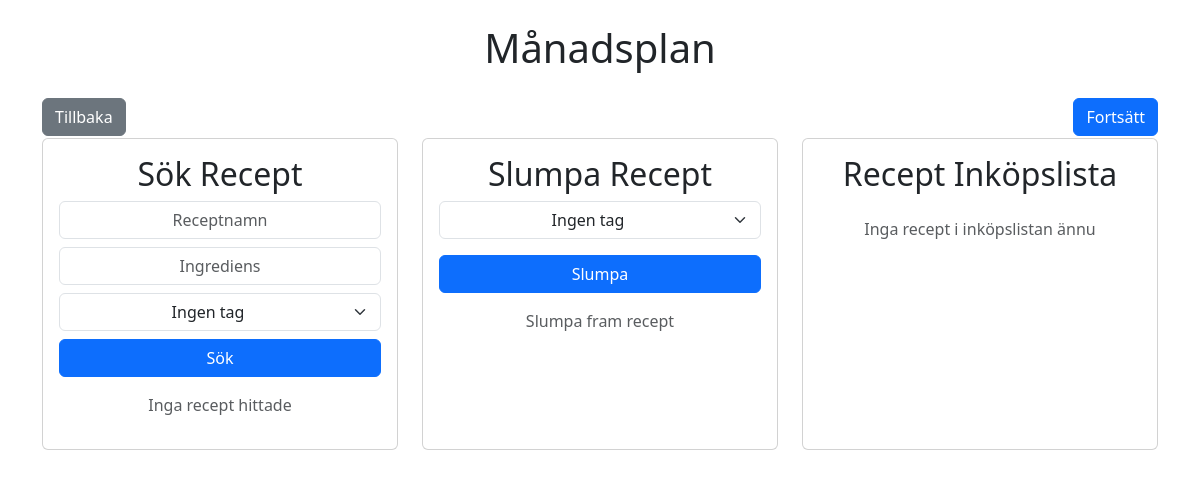
/user/2/planbank/1/planmaker, run on an earlier commit of the app's database.
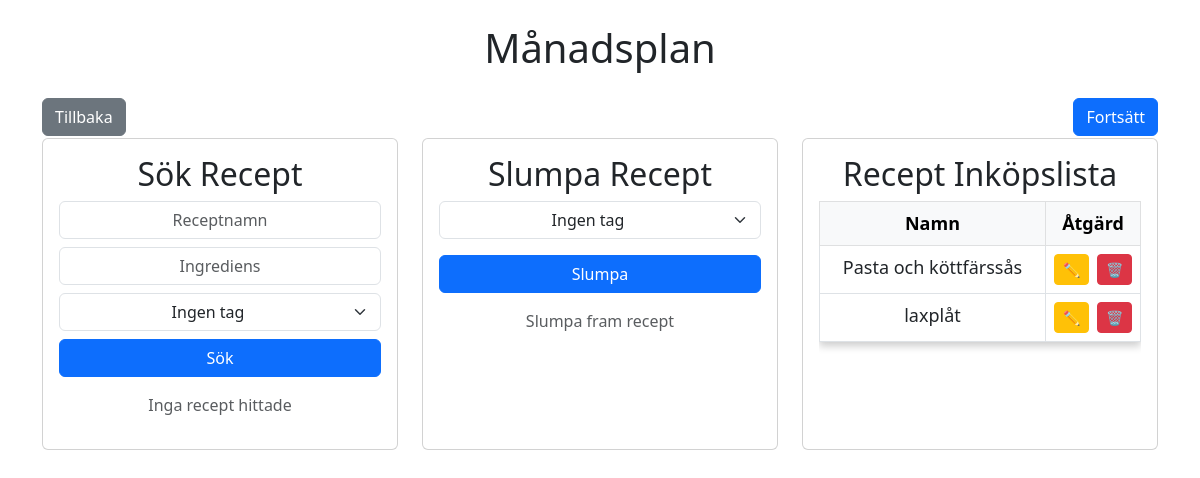
And on a later commit of the database.
### models/recipe.py (models this page shows)
class Recipe(db.Model):
    __tablename__ = 'recipe'
    id = db.Column(db.Integer(), primary_key=True)
    name = db.Column(db.String(200), nullable=False)
    link = db.Column(db.String(500), nullable=False)
    tag = db.Column(db.String(50), nullable=False)
    user_id = db.Column(db.Integer(), db.ForeignKey('user.id', ondelete="CASCADE"), nullable=False)
    ingredients = db.relationship('Ingredient', backref='recipe', lazy=True, cascade="all, delete-orphan")

### routes/routes.py (the view)
@routes.route('/user/<int:user_id>/planbank/<int:plan_id>/planmaker', methods=['GET', 'POST'])
def planmaker(user_id, plan_id):
    if 'prev_url' not in session:  # Store previous page URL if not already set
        session['prev_url'] = request.referrer
    user = User.query.get_or_404(user_id)
    plan = Plan.query.get_or_404(plan_id)
    if request.method == 'POST':
        recipe_name = None
        recipe_ingredient = None
        recipe_tag_search = None
        recipe_tag_random = None
        found_recipes = []
        randomized_recipes = []
        value = request.form.get('action')
        if value == "search":
            recipe_name = request.form.get('recipe_name', '')
            recipe_ingredient = request.form.get('recipe_ingredient', '')
            recipe_tag_search = request.form.get('tag_search', '')
            found_recipes = find_recipes(user_id, recipe_name, recipe_ingredient, recipe_tag_search) #Returns list of found recipes using search function
        elif value == "random":
            recipe_tag_random = request.form.get('tag_random', '')
            randomized_recipes = random_recipes(user_id, recipe_tag_random) #Returns list of randomized recipes using random function
        elif value == "add":
            recipe_id = request.form.get('recipe_id')
            add_to_plan(plan, recipe_id)
            found_recipes = find_recipes(user_id, recipe_name, recipe_ingredient, recipe_tag_search) #Returns list of found recipes using search function
        elif value == "remove_recipe":
            recipe_id = request.form.get('recipe_id')
            remove_from_plan(plan, recipe_id)
        elif value == "edit_recipe":
            pass
        else:
            pass
        recipes_plan = plan.recipes  # Get only this plan's recipes
        return render_template(
            'planmaker.html',
            recipes_search=found_recipes,
            recipes_random=randomized_recipes,
            recipes_plan=recipes_plan,
            recipe_name=recipe_name,
            recipe_ingredient=recipe_ingredient,
            recipe_tag_search=recipe_tag_search,
            recipe_tag_random=recipe_tag_random,
            user=user,
            plan=plan
        )
    else:
        recipes_plan = plan.recipes  # Get only this plan's recipes
        return render_template(
            'planmaker.html',
            user=user,
            plan=plan,
            recipes_plan=recipes_plan
        )

### templates/planmaker.html (shortened to what the changed rows need)
{% extends 'base.html' %}
{% block body %}
<div class="container mt-4">
  <h1 class="text-center mb-4">Månadsplan</h1>
  <div class="row equal-height-cards">
    <div class="col-md-4 mb-4">
      <div class="card h-100">
        <div class="card-body text-center">
          <h2 class="card-title">Sök Recept</h2>
        </div>
      </div>
    </div>
    <div class="col-md-4 mb-4">
        <div class="card h-100">
            <div class="card-body text-center">
            <h2 class="card-title">Slumpa Recept</h2>
            </div>
        </div>
        </div>
    <div class="col-md-4 mb-4">
        <div class="card h-100">
          <div class="card-body text-center">
            <h2 class="card-title">Recept Inköpslista</h2>
            <div class="card-content">
              {% if recipes_plan %}
              <div class="table-responsive">
                <table class="table table-bordered">
                  <thead class="table-light">
                    <tr>
                      <th class="col-8">Namn</th>
                      <th class="col-4">Åtgärd</th>
                    </tr>
                  </thead>
                  <tbody>
                    {% for recipe in recipes_plan %}
                    <tr>
                      <td class="col-9">{{ recipe.name }}</td>
                      <td class="col-3">
                        <div class="d-flex gap-2">
                          <form method="POST">
                            <button type="submit" name="action" value="edit_recipe" class="btn btn-warning btn-sm">✏️</button>
                          </form>
                          <form method="POST">
                            <button type="submit" name="action" value="remove_recipe" class="btn btn-danger btn-sm">🗑️</button>
                          </form>
                        </div>
                      </td>
                    </tr>
                    {% endfor %}
                  </tbody>
                </table>
              </div>
              {% else %}
              <p class="text-muted mt-3">Inga recept i inköpslistan ännu</p>
              {% endif %}
            </div>
          </div>
        </div>
    </div>
  </div>
</div>
{% endblock %}

What changed in the data, as far as the page shows it:
now on this page (row edited): Recipe: name "Pasta och köttfärssås"
now on this page (row edited): Recipe: name "laxplåt"
Also different on the page:
text no longer shown: "Inga recept i inköpslistan ännu"
text now shown: "Namn Åtgärd"
